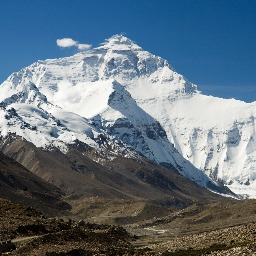
#> input picture test.jpeg, 256 x 256 px
$ python -i image_service.py   (imports and definitions only)
#> lines starting #> are read from the running program, lines starting #| are printed output that depends on the picture
import os
import logging
import numpy as np
from PIL import Image, ImageOps
import matplotlib
# [1 line not run here, left out]
import matplotlib.pyplot as plt
from flask import current_app

logger = logging.getLogger(__name__)

class ImageService:
    """Service class for image processing operations"""

    # [81 lines left out: functions validate_image, process_upload, secure_filename, not called in this run]

    @staticmethod
    def analyze_color_histogram(image_path):
        """Analyze color histogram of an image"""
#> called with image_path = '../../test.jpeg'
        try:
            image = Image.open(image_path)
#> image is the input picture: PIL image 256x256 RGB; mean R, G, B 98.6, 114.7, 127
            if image.mode != 'RGB':
                image = image.convert('RGB')

            # Convert to numpy array
            img_array = np.array(image)

            # Calculate histograms for each channel
            hist_r = np.histogram(img_array[:,:,0], bins=256, range=(0, 256))[0]
#> hist_r = 256 values, max 909 at index 34, min 8 at index 0, mean 256
            hist_g = np.histogram(img_array[:,:,1], bins=256, range=(0, 256))[0]
#> hist_g = 256 values, max 1010 at index 95, min 17 at index 254, mean 256
            hist_b = np.histogram(img_array[:,:,2], bins=256, range=(0, 256))[0]
#> hist_b = 256 values, max 972 at index 154, min 12 at index 254, mean 256

            # Calculate color statistics
            stats = {
                'red': {
                    'mean': float(np.mean(img_array[:,:,0])),
                    'std': float(np.std(img_array[:,:,0])),
                    'histogram': hist_r.tolist()
                },
                'green': {
                    'mean': float(np.mean(img_array[:,:,1])),
                    'std': float(np.std(img_array[:,:,1])),
                    'histogram': hist_g.tolist()
                },
                'blue': {
                    'mean': float(np.mean(img_array[:,:,2])),
                    'std': float(np.std(img_array[:,:,2])),
                    'histogram': hist_b.tolist()
                }
            }

            # Dominant colors
            stats['dominant_colors'] = ImageService._get_dominant_colors(image)

            return stats

        except Exception as e:
            logger.error(f'Error analyzing color histogram: {str(e)}')
            raise

    @staticmethod
    def _get_dominant_colors(image, num_colors=5):
        """Get dominant colors from image"""
#> called with num_colors = 5
        try:
            # Resize image for faster processing
            image_small = image.resize((150, 150))
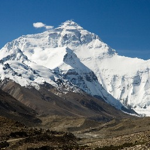
#> image_small: PIL image 150x150 RGB; mean R, G, B 98.6, 114.7, 127

            # Convert to numpy array and reshape
            data = np.array(image_small)
            data = data.reshape((-1, 3))

            # Use k-means clustering to find dominant colors
            from sklearn.cluster import KMeans
            kmeans = KMeans(n_clusters=num_colors, random_state=42, n_init=10)
            kmeans.fit(data)

            colors = kmeans.cluster_centers_.astype(int)
            percentages = np.bincount(kmeans.labels_) / len(kmeans.labels_)

            # Sort by percentage
            sorted_indices = np.argsort(percentages)[::-1]

            dominant_colors = []
            for i in sorted_indices:
                color = colors[i]
                percentage = percentages[i]
                dominant_colors.append({
                    'rgb': color.tolist(),
                    'hex': f"#{color[0]:02x}{color[1]:02x}{color[2]:02x}",
                    'percentage': float(percentage)
                })

            return dominant_colors

        except ImportError:
            # Fallback if sklearn is not available
            logger.warning('sklearn not available, using simple color analysis')
            return []
        except Exception as e:
            logger.error(f'Error getting dominant colors: {str(e)}')
            return []

    # [25 lines left out: function get_image_metadata, not called in this run]

# Global image service instance
image_service = ImageService()

>>> result = ImageService().analyze_color_histogram('../../test.jpeg')
#> result = 4 items
